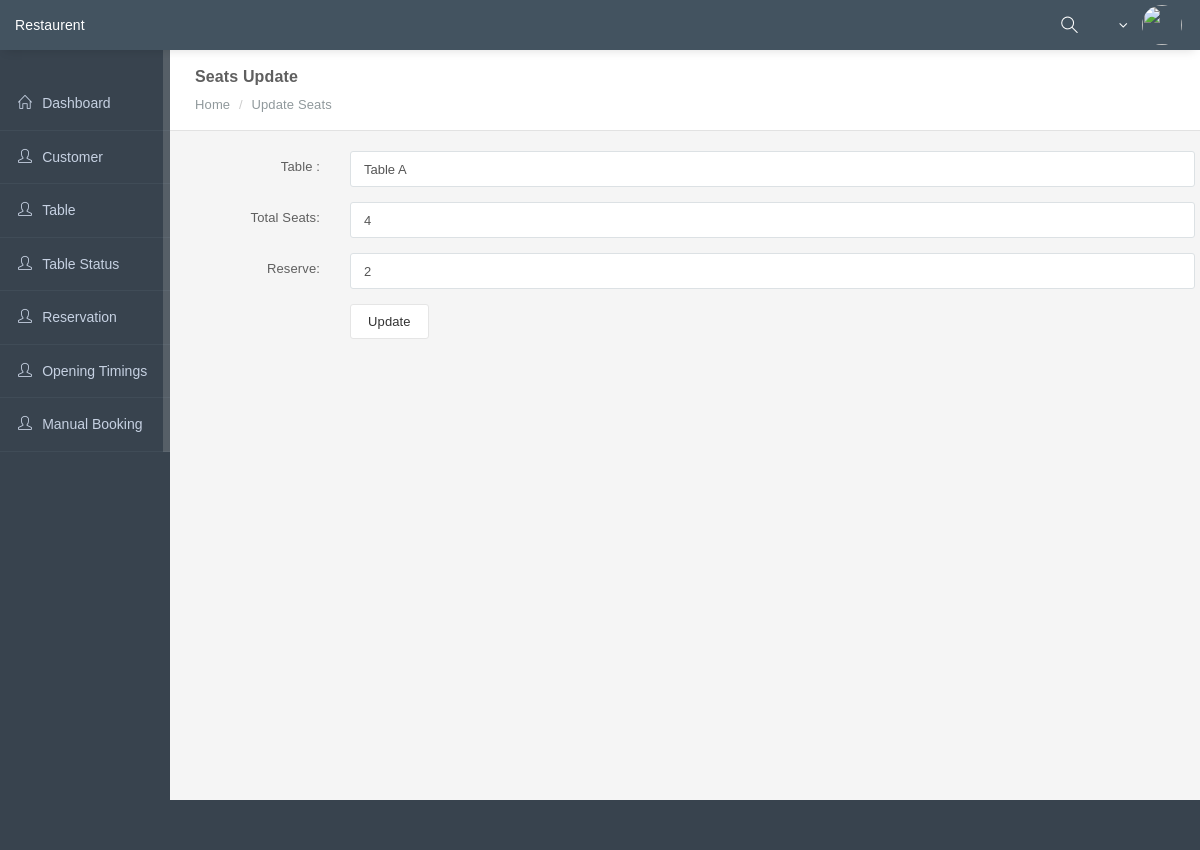
The page /Admin/updatetable.php?id=1 on the database its author committed.
### tables this page shows
CREATE TABLE `tables` (
  `table_id` int(11) NOT NULL,
  `table` varchar(20) NOT NULL,
  `sit` int(11) NOT NULL,
  `action` int(11) NOT NULL,
  `image` varchar(20) NOT NULL
);

### Admin/updatetable.php (the view, shortened to what this page needs)
<!DOCTYPE html>
<html lang="en">
<?php
    include 'db_connect.php';
    $id = $_GET["id"];
    $sqlx = "SELECT * FROM `tables` WHERE `table_id`='$id'";
    $restx = $con->query($sqlx);
?>
    <head>
        <?php include('header.php'); ?>
    </head>
        <?php include('menu.php'); ?>
            <div class="page-inner">
                <div class="page-title">
                    <h3 class="breadcrumb-header">Seats Update</h3>
                    <div class="page-breadcrumb">
                        <ol class="breadcrumb breadcrumb-with-header">
                            <li><a href="#">Home</a></li>
                            <li class="active">Update Seats</li>
                        </ol>
                    </div>
                </div>
                <div id="main-wrapper">
                    <div class="row">
    <?php  while($fetz = $restx->fetch_array())  {   ?>
        <form class="form-horizontal" method="post" action="table_update.php">
            <div class="form-group">
              <label class="control-label col-sm-2" for="pwd">Table :</label>
              <div class="col-sm-10">
                <input type="text" class="form-control" required id="day" placeholder="Day" name="table" value="<?php echo $fetz['table']; ?>">
              </div>
            </div>
            <div class="form-group">
              <label class="control-label col-sm-2" for="pwd">Total Seats:</label>
              <div class="col-sm-10">
                <input type="text" class="form-control" required  placeholder="Set Timings" name="sit" value="<?php echo $fetz['sit']; ?>" >
              </div>
            </div>
            <div class="form-group">
              <label class="control-label col-sm-2" for="pwd">Reserve:</label>
              <div class="col-sm-10">
                <input type="text" class="form-control" required  placeholder="Set Timings" name="reserve" value="<?php echo $fetz['action']; ?>" >
              </div>
            </div>
            <div class="form-group">
              <div class="col-sm-offset-2 col-sm-10">
                <input type="submit" name="submit" value="Update" class="btn btn-default">
              </div>
            </div>
          </form>
    <?php } ?>
                    </div>
                </div>
                <div class="page-footer">
                </div>
            </div>
        </main>
    </body>
</html>

### Admin/assets/css/layers/dark-layer.css (style rules this page uses)
.page-footer { background: #38434E; }

### rows shown on the page
tables: table "Table A", sit "4", reserve "2"
